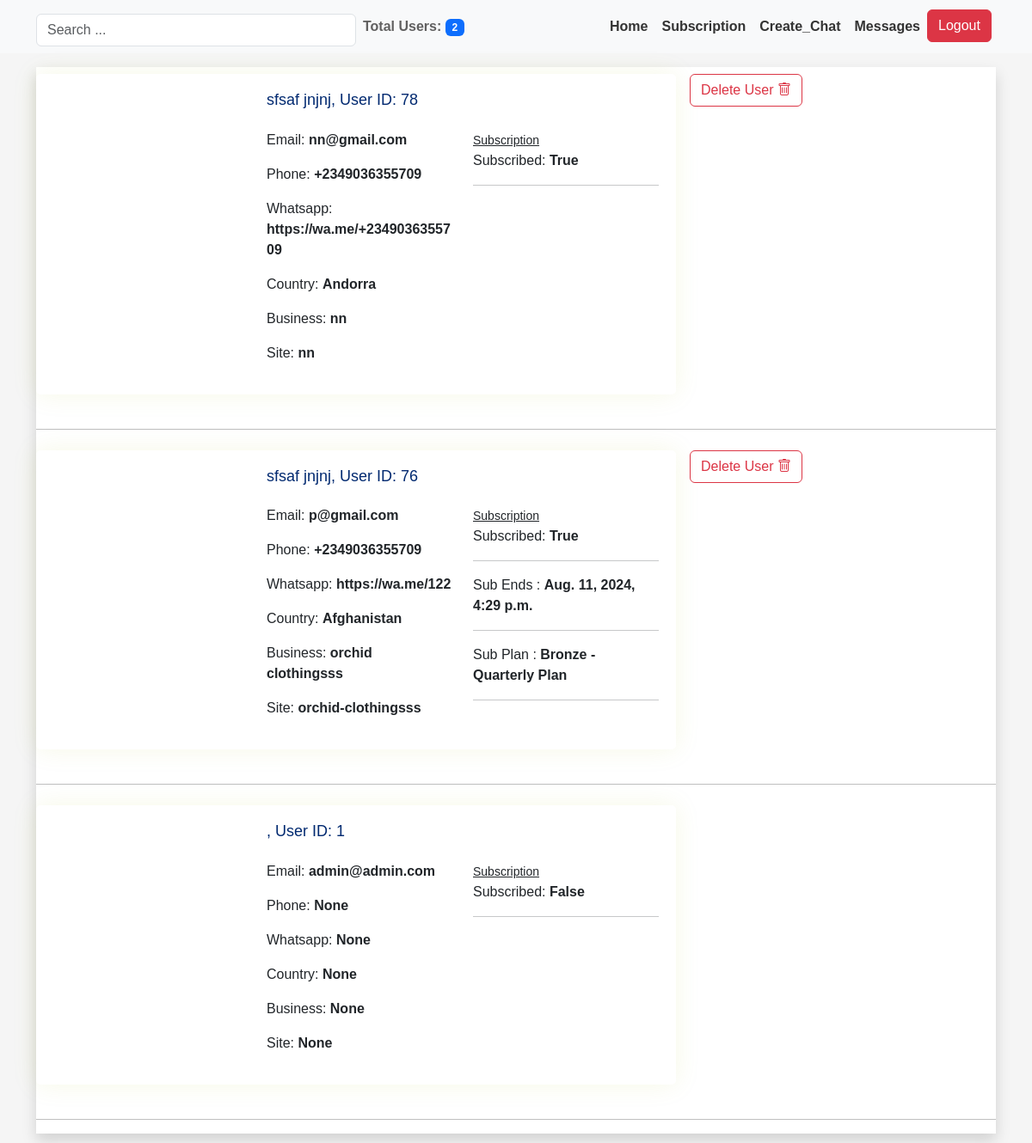
Before: /superadminsearch (signed in) with the older database file.
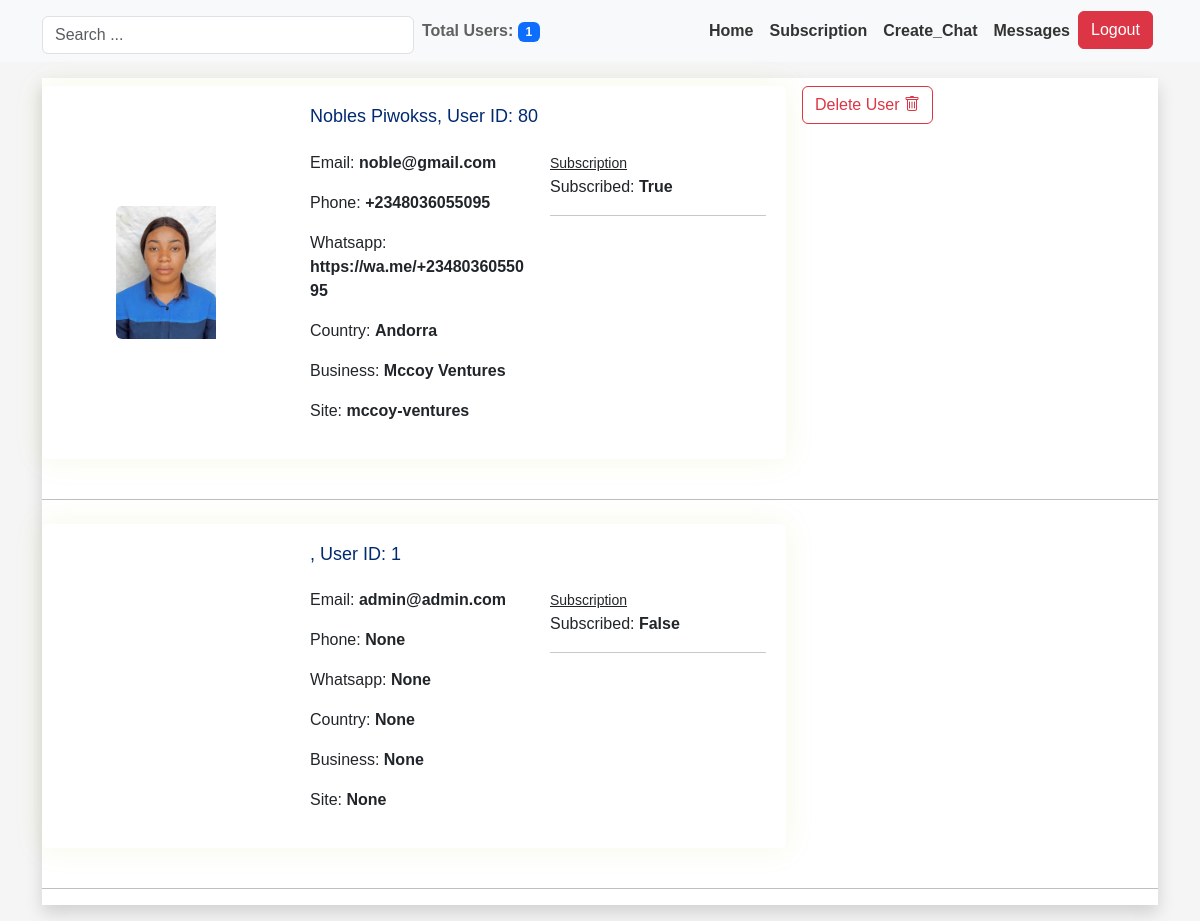
After: the same page with the newer database file.
### myapp/models.py (models this page shows, shortened)
class User(AbstractUser):
    profilepic = models.ImageField(null=True, blank=True, default="avatar.png")
    moredesc = models.TextField(null=True, blank=True)
    businessname = models.CharField(
        max_length=100, unique=True, null=True, blank=True)
    slug = models.SlugField(unique=True, null=True, blank=True)
    country = models.CharField(max_length=100, null=True, blank=True)
    state = models.CharField(max_length=100, null=True, blank=True)
    address = models.CharField(max_length=100, null=True, blank=True)
    phone = models.CharField(max_length=100, null=True, blank=True)
    email = models.EmailField(unique=True)
    meansofid = models.CharField(max_length=100, null=True, blank=True)
    idnumber = models.CharField(max_length=100, null=True, blank=True)
    idpic = models.ImageField(null=True, blank=True)
    logo = models.ImageField(null=True, blank=True, default="icon.png")
    currency = models.CharField(max_length=10, null=True, blank=True)
    coins = models.IntegerField(blank=True, null=True, default=0)
    whatsapp = models.CharField(max_length=200, null=True, blank=True)
    facebook = models.CharField(max_length=200, null=True, blank=True)
    instagram = models.CharField(max_length=200, null=True, blank=True)
    username = models.CharField(max_length=100, null=True, blank=True)
    password = models.CharField(max_length=128, null=True, blank=True)
    gender = models.CharField(max_length=100, null=True, blank=True)
    updated = models.DateTimeField(auto_now=True, null=True)
    created = models.DateTimeField(auto_now_add=True, null=True)
    subscribed = models.BooleanField(default=False, null=True, blank=True)
    passwordresetcode = models.CharField(max_length=200, null=True, blank=True)
    passwordresetphone = models.CharField(
        max_length=200, null=True, blank=True)
    securityquestion = models.CharField(max_length=200, null=True, blank=True)
    securityanswer = models.CharField(max_length=100, null=True, blank=True)
    date = models.DateTimeField(default=datetime.now())
    trial_start = models.DateTimeField(null=True, blank=True)
    trial_end = models.DateTimeField(null=True, blank=True)
    record = models.FileField(upload_to="records/", blank=True, null=True)
    USERNAME_FIELD = 'email'
    REQUIRED_FIELDS = []

### subscription/models.py (models this page shows, shortened)
class Subscription(models.Model):
    user = models.ForeignKey(User, on_delete=models.CASCADE)
    ref_no = models.CharField(max_length=200, null=True, blank=True)
    naira_plan = models.ForeignKey(
        NairaSubscriptionPlan, on_delete=models.CASCADE, null=True, blank=True)
    dollar_plan = models.ForeignKey(
        DollarSubscriptionPlan, on_delete=models.CASCADE, null=True, blank=True)
    datenow = models.DateTimeField(
        default=timezone.now, null=True, blank=True)
    start_date = models.DateTimeField(default=timezone.now)
    end_date = models.DateTimeField()
    is_active = models.BooleanField(default=True)

class NairaSubscriptionPlan(models.Model):
    PLAN_CHOICES = (
        ('Basic', 'Basic - Daily Plan'),
        ('Platinum', 'Platinum - Monthly Plan'),
        ('Bronze', 'Bronze - Quarterly Plan'),
        ('Silver', 'Silver - Biannual Plan'),
        ('Gold', 'Gold - Annual Plan'),
        ('ForeignBasic', 'Basic - Daily Plan'),
        ('ForeignPlatinum', 'Platinum - Monthly Plan'),
        ('ForeignBronze', 'Bronze - Quarterly Plan'),
        ('ForeignSilver', 'Silver - Biannual Plan'),
        ('ForeignGold', 'Gold - Annual Plan'),
    )
    plan_type = models.CharField(max_length=20, choices=PLAN_CHOICES)
    price = models.DecimalField(max_digits=10, decimal_places=2)
    def __str__(self):
        return self.get_plan_type_display()

### myapp/views.py (the view)
# urls.py: path('superadminsearch', views.superadminsearch, name="superadminsearch"),
@login_required(login_url='superadminlogin')
def superadminsearch(request):
    if request.user.is_authenticated:
        if request.user.email == 'admin@admin.com':
            users = User.objects.all()
            number = users.count() - 1  # Total number of users
            q = request.GET.get('q') if request.GET.get('q') != None else ''
            people = User.objects.filter(Q(first_name__icontains=q) |
                                         Q(last_name__icontains=q) |
                                         Q(businessname__icontains=q) |
                                         Q(slug__icontains=q) |
                                         Q(country__icontains=q) |
                                         Q(phone__icontains=q) |
                                         Q(email__icontains=q)
                                         )
            user_subscriptions = {}
            for user in people:
                try:
                    subscription = Subscription.objects.get(user=user)
                    user_subscriptions[user] = subscription
                except Subscription.DoesNotExist:
                    user_subscriptions[user] = None
            context = {'people': people, 'number': number,
                       'user_subscriptions': user_subscriptions}
        else:
            return redirect('superadminlogin')
    else:
        return redirect('superadminlogin')
    return render(request, 'myapp/superadminsearch.html', context)

### myapp/templates/myapp/superadminsearch.html (shortened to what this page needs)
{% extends 'superadminwrapper.html' %}
{% block content %}
<div class="container">
    <div class="row bg-white shadow mb-3  my-3 g-0">
        {% for user, subscription in user_subscriptions.items reversed%}
        <div class="col-md-8 my-2">
            <a href="{% url 'superadminedit' pk=user.id %}">
                <div class="card mb-3">
                    <div class="row g-0">
                        <div class="col-md-4 d-flex justify-content-center align-items-center">
                            <img src="{{ user.profilepic.url }}" class="img-fluid rounded-start"
                                alt="{{ item.itemname }}" width="100px">
                        </div>
                        <div class="col-md-8">
                            <div class="card-body">
                                <h5 class="card-title">{{user.first_name}} {{user.last_name}}, User ID: {{user.id}}</h5>
                                <div class="row">
                                    <div class="col-md-6">
                                        <p class="card-text">Email: <b> {{ user.email }} </b></p>
                                        <p class="card-text">Phone: <b> {{ user.phone }} </b></p>
                                        <p class="card-text">Whatsapp: <b> {{ user.whatsapp }} </b></p>
                                        <p class="card-text">Country: <b> {{ user.country }} </b></p>
                                        <p class="card-text">Business: <b> {{ user.businessname }} </b></p>
                                        <p class="me-4">Site: <b> {{ user.slug }} </b></p>
                                    </div>
                                    <div class="col-md-6">
                                        <u><small>Subscription</small></u>
                                        <p class="me-6 p-0 m-0">Subscribed: <b> {{ user.subscribed }} </b></p>
                                        <hr>
                                        {% if subscription %}
                                        <p class="me-6 p-0 m-0">Sub Ends : <b> {{ subscription.end_date }} </b></p>
                                        <hr>
                                        <p class="me-6 p-0 m-0">Sub Plan : <b> {{ subscription.naira_plan }} </b></p>
                                        <hr>
                                        {% endif %}
                                    </div>
                                </div>
                            </div>
                        </div>
                    </div>
                </div>
            </a>
        </div>
        {% if user.email != "admin@admin.com" %}
        <div class="col-md-4 my-2">
            <a href="{% url 'superadmindelete' pk=user.id %}" class="btn btn-outline-danger ms-3">Delete User <i
                    class="bi bi-trash"></i></a>
        </div>
        {% endif %}
        <hr class="mt-3 ">
        {% endfor %}
    </div>
</div>
{% endblock content %}

### templates/superadminwrapper.html (shortened to what this page needs)
{% load static %}
<!DOCTYPE html>
<html lang="en">
<head>
    <link rel="stylesheet" href="{% static 'assets/bootstrap-5.3.1-dist/css/bootstrap.min.css' %}">
    <link rel="stylesheet" href="{% static 'assets/bootstrap-icons/bootstrap-icons.css' %}">
    <link rel="stylesheet" href="{% static 'assets/style.css' %}">
    <link rel="stylesheet" href="{% static 'homepage.css' %}">
</head>
<body>
    {% include 'superadminnavbar.html' %}
    {% block content %}
    {% endblock content %}
</body>
</html>

### templates/superadminnavbar.html (shortened to what this page needs)
{% load static %}
<nav class="navbar navbar-expand-lg navbar-light bg-light">
    <div class="container">
        <div class="col-lg-4 col-sm-12">
            <form method="GET" action="{% url 'superadminsearch' %}" class="d-flex mt-2">
                <input class="form-control" type="search" name="q" placeholder="Search ..." aria-label="Search">
            </form>
        </div>
        <div class="col-lg-3 col-sm-12 mt-2 ms-2">
            <label class="form-label">Total Users:
                <span class="badge bg-primary">{{number}}</span> </label>
        </div>
        <div class="collapse navbar-collapse" id="navbarNav">
            <ul class="navbar-nav ml-auto">
                <li class="nav-item">
                    <a class="nav-link" href="{% url 'superadmin' %}">Home</a>
                </li>
                <li class="nav-item">
                    <a class="nav-link" href="{% url 'superadminsubscription' %}">Subscription</a>
                </li>
                <li class="nav-item">
                    <a class="nav-link" href="{% url 'createchats' %}">Create_Chat</a>
                </li>
                <li class="nav-item">
                    <a class="nav-link" href="{% url 'superadminmessages' %}">Messages</a>
                </li>
                <li class="nav-item">
                    <a class="btn btn-danger" href="{% url 'superadminlogout' %}">Logout</a>
                </li>
            </ul>
        </div>
    </div>
</nav>

### static/assets/style.css (style rules this page uses)
:root { scroll-behavior: smooth; }
body { font-family: "Merriweather"; background: #F5F5F5; color: #333333; }
a { color: #4154f1; text-decoration: none; }
.navbar-nav .nav-link { color: #343a40; font-weight: bold; }
.form-label { font-weight: bold; color: #616060; }
a { text-decoration: none; }
.card { margin-bottom: 30px; border: none; border-radius: 5px; box-shadow: 0px 0 30px rgba(166, 184, 12, 0.1); }
.card-body { padding: 0 20px 20px 20px; }
.nav-item .nav-link { color: #333333; }
.card-title { padding: 20px 0 15px 0; font-size: 18px; font-weight: 500; color: #012970; }

### static/homepage.css (style rules this page uses)
body { font-family: Arial, sans-serif; background-color: #000000; color: #ffffff; margin: 0; padding: 0; }

### templates/superadminwrapper.html (style rules this page uses)
body { background: whitesmoke; color: black; }

Changed rows visible on the page:
removed User: first_name "sfsaf", last_name "jnjnj", id "78", email "nn@gmail.com", phone "+2349036355709", whatsapp "https://wa.me/+2349036355709", country "Andorra", businessname "nn", slug "nn", subscribed "True", shows "Delete User"
removed User: first_name "sfsaf", last_name "jnjnj", id "76", email "p@gmail.com", phone "+2349036355709", whatsapp "https://wa.me/122", country "Afghanistan", businessname "orchid clothingsss", slug "orchid-clothingsss", subscribed "True", end_date "Aug. 11, 2024, 4:29 p.m.", naira_plan "Bronze - Quarterly Plan", shows "Delete User"
added User: profilepic (picture), first_name "Nobles", last_name "Piwokss", id "80", email "noble@gmail.com", phone "+2348036055095", whatsapp "https://wa.me/+2348036055095", country "Andorra", businessname "Mccoy Ventures", slug "mccoy-ventures", subscribed "True", shows "Delete User"
Other visible differences:
{{ number }}: "2" → "1"
